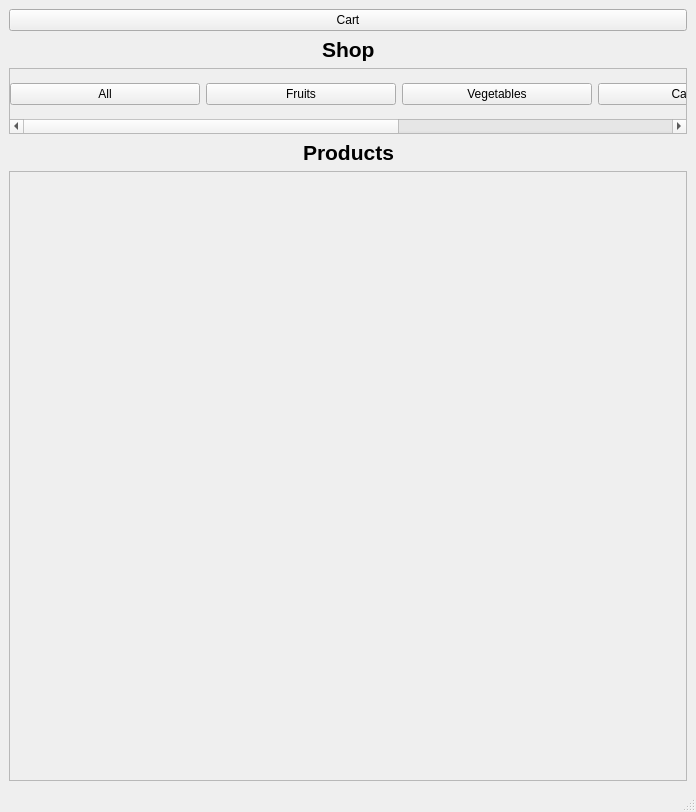
<?xml version="1.0" encoding="UTF-8"?>
<ui version="4.0">
 <class>MainWindow</class>
 <widget class="QMainWindow" name="MainWindow">
  <property name="geometry">
   <rect>
    <x>0</x>
    <y>0</y>
    <width>696</width>
    <height>812</height>
   </rect>
  </property>
  <property name="windowTitle">
   <string>MainWindow</string>
  </property>
  <widget class="QWidget" name="centralwidget">
   <layout class="QVBoxLayout" name="verticalLayout">
    <item>
     <widget class="QPushButton" name="cart">
      <property name="text">
       <string>Cart</string>
      </property>
     </widget>
    </item>
    <item>
     <layout class="QHBoxLayout" name="horizontalLayout">
      <property name="sizeConstraint">
       <enum>QLayout::SetDefaultConstraint</enum>
      </property>
      <item>
       <spacer name="horizontalSpacer">
        <property name="orientation">
         <enum>Qt::Horizontal</enum>
        </property>
        <property name="sizeHint" stdset="0">
         <size>
          <width>40</width>
          <height>20</height>
         </size>
        </property>
       </spacer>
      </item>
      <item>
       <widget class="QLabel" name="title">
        <property name="font">
         <font>
          <pointsize>16</pointsize>
          <weight>75</weight>
          <bold>true</bold>
         </font>
        </property>
        <property name="text">
         <string>Shop</string>
        </property>
       </widget>
      </item>
      <item>
       <spacer name="horizontalSpacer_2">
        <property name="orientation">
         <enum>Qt::Horizontal</enum>
        </property>
        <property name="sizeHint" stdset="0">
         <size>
          <width>40</width>
          <height>20</height>
         </size>
        </property>
       </spacer>
      </item>
     </layout>
    </item>
    <item>
     <widget class="QScrollArea" name="scrollArea">
      <property name="maximumSize">
       <size>
        <width>16777215</width>
        <height>66</height>
       </size>
      </property>
      <property name="verticalScrollBarPolicy">
       <enum>Qt::ScrollBarAlwaysOff</enum>
      </property>
      <property name="horizontalScrollBarPolicy">
       <enum>Qt::ScrollBarAlwaysOn</enum>
      </property>
      <property name="widgetResizable">
       <bool>false</bool>
      </property>
      <widget class="QWidget" name="scrollAreaWidgetContents">
       <property name="geometry">
        <rect>
         <x>0</x>
         <y>0</y>
         <width>1169</width>
         <height>49</height>
        </rect>
       </property>
       <widget class="QWidget" name="horizontalLayoutWidget_2">
        <property name="geometry">
         <rect>
          <x>0</x>
          <y>0</y>
          <width>1171</width>
          <height>51</height>
         </rect>
        </property>
        <layout class="QHBoxLayout" name="horizontalLayout_2">
         <item>
          <widget class="QPushButton" name="all">
           <property name="text">
            <string>All</string>
           </property>
          </widget>
         </item>
         <item>
          <widget class="QPushButton" name="fruits">
           <property name="text">
            <string>Fruits</string>
           </property>
          </widget>
         </item>
         <item>
          <widget class="QPushButton" name="vegetables">
           <property name="text">
            <string>Vegetables</string>
           </property>
          </widget>
         </item>
         <item>
          <widget class="QPushButton" name="candies">
           <property name="text">
            <string>Candies</string>
           </property>
          </widget>
         </item>
         <item>
          <widget class="QPushButton" name="meat">
           <property name="text">
            <string>Meat</string>
           </property>
          </widget>
         </item>
         <item>
          <widget class="QPushButton" name="milk">
           <property name="text">
            <string>Milk</string>
           </property>
          </widget>
         </item>
        </layout>
       </widget>
      </widget>
     </widget>
    </item>
    <item>
     <layout class="QHBoxLayout" name="horizontalLayout_3">
      <property name="sizeConstraint">
       <enum>QLayout::SetDefaultConstraint</enum>
      </property>
      <item>
       <spacer name="horizontalSpacer_3">
        <property name="orientation">
         <enum>Qt::Horizontal</enum>
        </property>
        <property name="sizeHint" stdset="0">
         <size>
          <width>40</width>
          <height>20</height>
         </size>
        </property>
       </spacer>
      </item>
      <item>
       <widget class="QLabel" name="title_2">
        <property name="font">
         <font>
          <pointsize>16</pointsize>
          <weight>75</weight>
          <bold>true</bold>
         </font>
        </property>
        <property name="text">
         <string>Products</string>
        </property>
       </widget>
      </item>
      <item>
       <spacer name="horizontalSpacer_4">
        <property name="orientation">
         <enum>Qt::Horizontal</enum>
        </property>
        <property name="sizeHint" stdset="0">
         <size>
          <width>40</width>
          <height>20</height>
         </size>
        </property>
       </spacer>
      </item>
     </layout>
    </item>
    <item>
     <widget class="QScrollArea" name="products_scroll">
      <property name="verticalScrollBarPolicy">
       <enum>Qt::ScrollBarAsNeeded</enum>
      </property>
      <property name="horizontalScrollBarPolicy">
       <enum>Qt::ScrollBarAlwaysOff</enum>
      </property>
      <property name="widgetResizable">
       <bool>true</bool>
      </property>
      <widget class="QWidget" name="products">
       <property name="geometry">
        <rect>
         <x>0</x>
         <y>0</y>
         <width>676</width>
         <height>584</height>
        </rect>
       </property>
       <layout class="QGridLayout" name="products_grid"/>
      </widget>
     </widget>
    </item>
   </layout>
  </widget>
  <widget class="QMenuBar" name="menubar">
   <property name="geometry">
    <rect>
     <x>0</x>
     <y>0</y>
     <width>696</width>
     <height>21</height>
    </rect>
   </property>
  </widget>
  <widget class="QStatusBar" name="statusbar"/>
 </widget>
 <resources/>
 <connections/>
</ui>
